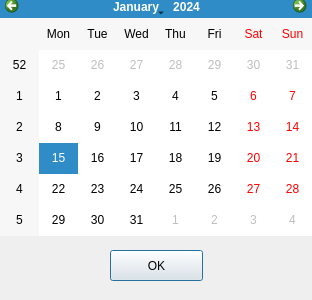
<?xml version="1.0" encoding="UTF-8"?>
<ui version="4.0">
 <class>Date_n</class>
 <widget class="QDialog" name="Date_n">
  <property name="geometry">
   <rect>
    <x>0</x>
    <y>0</y>
    <width>312</width>
    <height>300</height>
   </rect>
  </property>
  <property name="windowTitle">
   <string>Dialog</string>
  </property>
  <widget class="QCalendarWidget" name="calendarWidget">
   <property name="geometry">
    <rect>
     <x>0</x>
     <y>-5</y>
     <width>312</width>
     <height>241</height>
    </rect>
   </property>
  </widget>
  <widget class="QPushButton" name="pushButton">
   <property name="geometry">
    <rect>
     <x>110</x>
     <y>250</y>
     <width>93</width>
     <height>31</height>
    </rect>
   </property>
   <property name="text">
    <string>OK</string>
   </property>
  </widget>
 </widget>
 <resources/>
 <connections/>
</ui>
